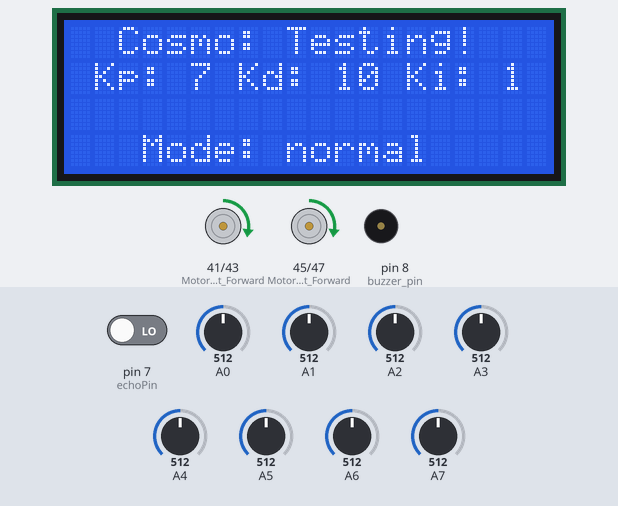
Recording of a sketch running on a simulated Arduino Mega 2560, built with avr-gcc and run on an emulated ATmega2560. Parts: 20×4 character LCD, motor-driver pin pairs drawn as motors (green arrow = first pin HIGH = forward, orange = second pin HIGH = backward, longer = more drive, scaled by the enable pin), buzzer (waves = sounding, pin HIGH). The inputs (shaded band) are chosen by the test bench; at power-on: pin 7 (echoPin) LOW, A0 = 512, A1 = 512, A2 = 512, A3 = 512, A4 = 512, A5 = 512, A6 = 512, A7 = 512. EEPROM starts erased; what the sketch prints to the serial monitor is not drawn.

Above: at 1.6 s.
1.7 s: pin 7 (echoPin) driven HIGH
At 2.8 s:
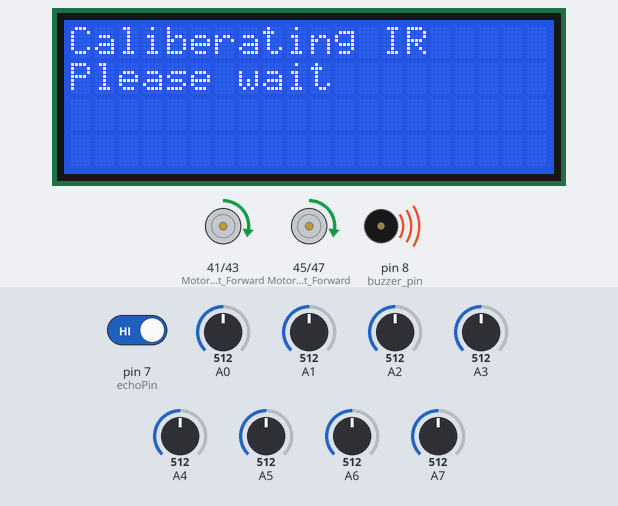
At 33.9 s:
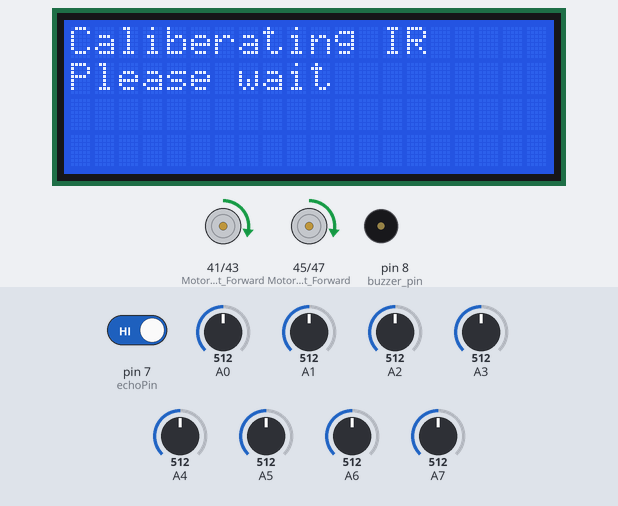
Timing chart, 0 to 35.7 s (numbered marks = the images above; inputs shaded):
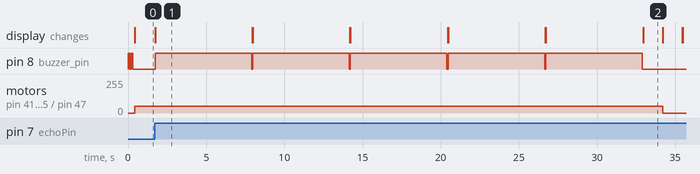

The sketch:

Line_Following_by_Yasiru.ino
```cpp
// THIS IS FIRST AND SIMPLEST WORKING CODE FOR CALIBERATION AND BEND TAKING

#include <Arduino.h>

#include <LiquidCrystal_I2C.h>

#include <PID_v1.h>

#include <EEPROM.h>

// Define the size of the array and the EEPROM address to start writing data
const int arraySize = 8; // Adjust this based on your array size
const int eepromAddress = 0; // EEPROM address where you want to start writing


// Define PID parameters
double Kp = 7;
double Ki = 1.5;
double Kd = 10;

// Initialize PID variables
double prevError = 0;
double integral = 0;
double derivative = 0;

//recorrect
int Ir_thresholds[] = {300, 300, 100, 100, 100, 105, 400, 400};


// Define the setpoint (center of the line)
double setpoint = 512;

// Initialize PID variables
double input, output;
PID pid(&input, &output, &setpoint, Kp, Ki, Kd, DIRECT);


LiquidCrystal_I2C lcd(0x27,20,4);  // set the LCD address to 0x27 for a 16 chars and 2 line display

//define trig pin 6 and echo pin 7
#define trigPin 6
#define echoPin 7

//pushbutton input for caliberation
#define caliberation 7

//pin for buzzer
#define buzzer_pin 8

bool swich = 1;

int now_time = 0;

String mode = "normal";

//IR_array 8 space empty array
int IR_array[8];

int Threshold = 100;

//define right motor enable pin is 3 and left 2
#define ENR 3
#define ENL 2

#define Motor_Right_Forward 41
#define Motor_Right_Backward 43
#define Motor_Left_Forward 45
#define Motor_Left_Backward 47

// defines variables
long duration;
int distance;

// bool Switch = 0; //0 for left ; 1 for right;
int x = 0;

void motor(int motor, int direction);
void caliberate();
void buzzer_beep();
void LCD_initial();

void setup() {

  pinMode(buzzer_pin, OUTPUT);

  //pin 8 is buzzer, tur it on and off for 2 quick beeps
  buzzer_beep();
  delay(100);
  buzzer_beep();


  lcd.init(); // initialize the lcd
  // Print a message to the LCD.
  lcd.backlight();

  LCD_initial();

  //pinmode trig and echo
  pinMode(trigPin, OUTPUT);
  pinMode(echoPin, INPUT);

  //Serial begin
  Serial.begin(9600);

  for (int i = 0; i < 8; i++) {
    Ir_thresholds[i] = EEPROM.read(i)*4;
  }

  Serial.print("int IR_thresholds[] = {");
  for (int i = 0; i < 8; i++){
    Serial.print(Ir_thresholds[i]);
    Serial.print(", ");
  }
  Serial.println("};    ");


  pinMode(Motor_Right_Forward, OUTPUT);
  pinMode(Motor_Right_Backward, OUTPUT);
  pinMode(Motor_Left_Forward, OUTPUT);
  pinMode(Motor_Left_Backward, OUTPUT);


  // Initialize the PID controller
  pid.SetMode(AUTOMATIC);
  pid.SetOutputLimits(-255, 255); // Adjust these limits according to your motor driver

  // Start the PID controller
  pid.SetSampleTime(10); // Update the PID every 10ms


  // digitalWrite(Motor_Right_Forward,1);

  motor(1,1);
  motor(2,1);

  pinMode(caliberation, INPUT);

}

int temp = 0;

void loop() {

  if (digitalRead(caliberation) == 1){
    caliberate();
  }


  //serial print from A0 to A7
   for (int i = 0; i < 8; i++){
    // Serial.print(analogRead(i));
    // Serial.print(" ");
    if (analogRead(i) > Ir_thresholds[i]){
      temp = 1;}
    else{
      temp = 0;}
     IR_array[i] = temp;

   }

//  for (int i = 0; i < 8; i++){
//    Serial.print(IR_array[i]);
//    Serial.print(" ");
//   }
  // Serial.println(" ");

  int array_lit_amount = IR_array[0] + IR_array[1] + IR_array[2] + IR_array[3] + IR_array[4] + IR_array[5] + IR_array[6] + IR_array[7];
  int left_sum = -4*IR_array[0] -3*IR_array[1] -2*IR_array[2] -1*IR_array[3];
  int right_sum = 1*IR_array[4] +2*IR_array[5] +3*IR_array[6] +4*IR_array[7];
  int position = left_sum + right_sum;

   derivative = position - prevError;

  int PID_constant = position*Kp + Kd * derivative;

  prevError = position;


  //Serial.println(position);
  // lcd.setCursor(2,2);
  // lcd.print("The IR weight: ");
  // lcd.print(position);

  int Drive_constant = 50;

  int Left_drive = Drive_constant + PID_constant;
  int Right_drive = Drive_constant - PID_constant;


  if (Left_drive > 255){
    Left_drive = 255;
  }

  if (Left_drive < 0){
    Left_drive = 0;
  }

  if (Right_drive > 255){
    Right_drive = 255;
  }

  if (Right_drive < 0){
    Right_drive = 0;
  }

  // lcd.setCursor(0,3);
  // lcd.print("Right: ");
  // lcd.print(Right_drive);
  // lcd.print(" Left: ");
  // lcd.print(Left_drive);

  //end detection
  if (array_lit_amount >= 6){
    swich = 0;
  }

  if (mode == "normal"){
    //bend detection
    if(right_sum >= 9 && left_sum > -4){
      //breaking
      motor(1,0);
      motor(2,0);
      now_time = millis();
      mode = "bend";

      lcd.setCursor(3,3);
      lcd.print("Mode: ");
      lcd.print(mode);

    }
  }

  if (mode == "bend"){
    //  if(millis() - now_time < 200){
    //   Left_drive = 0;
    //   Right_drive = 0;
    // }else
    if (millis() - now_time < 800){
      motor(1,1);
      motor(2,1);
      Left_drive = 40;
      Right_drive = 40;
    }else{
      buzzer_beep();
      motor(1,0);
      motor(2,1);

      Left_drive = 50;
      Right_drive = 60;
      if (array_lit_amount >= 1){
        delay(50);
        array_lit_amount = IR_array[0] + IR_array[1] + IR_array[2] + IR_array[3] + IR_array[4] + IR_array[5] + IR_array[6] + IR_array[7];
        if (array_lit_amount >= 1){

          Serial.print("bend over");
          mode = "normal";


          lcd.setCursor(3,3);
          lcd.print("Mode: ");
          lcd.print(mode);


          motor(1,1);
          motor(2,1);
        }
      }
    }
  }


  if (swich == 1){
  analogWrite(ENL,Left_drive);
  analogWrite(ENR,Right_drive);
  }else{
  analogWrite(ENL,0);
  analogWrite(ENR,0);
  }

  // analogWrite(ENL,200);
  // analogWrite(ENR,0);


  //Serial.println(IR_array[2]);
  //Serial.println(IR_array[5]);

  // //read the distance from ultrasonic sensor
  // // Clears the trigPin
  // digitalWrite(trigPin, LOW);
  // delayMicroseconds(2);

  // // Sets the trigPin on HIGH state for 10 micro seconds
  // digitalWrite(trigPin, HIGH);
  // delayMicroseconds(10);
  // digitalWrite(trigPin, LOW);

  // // Reads the echoPin, returns the sound wave travel time in microseconds
  // duration = pulseIn(echoPin, HIGH);

  // // Calculating the distance
  // distance= duration*0.034/2;

  // // Prints the distance on the Serial Monitor
  // //Serial.print("Distance: ");
  // //Serial.println(distance);

  // if (distance < 8){
  //   analogWrite(ENL,255);
  //   analogWrite(ENR,255);
  //   motor(1,0);
  //   motor(2,0);
  //   delay(100);
  //   analogWrite(ENL,0);
  //   analogWrite(ENR,0);
  // } else {
  //   analogWrite(ENL,00);
  //   analogWrite(ENR,00);
  //   motor(1,1);
  //   motor(2,1);
  // }

}


void caliberate(){

  lcd.clear();
  lcd.setCursor(0,0);
  lcd.print("Caliberating IR");
  lcd.setCursor(0,1);
  lcd.print("Please wait");

  //make sensor_max_values array of length 8 equal to sensor caliberation array
  int sensor_max_values[8] = {0,0,0,0,0,0,0,0};

  //sensor min values array
  int sensor_min_values[8] = {0,0,0,0,0,0,0,0};

  int now_time_for_caliberation = millis();
  Serial.print("now time for caliberation: ");
  Serial.print(now_time_for_caliberation);
  Serial.print("  millis: ");
  Serial.println(millis());

  while (millis() - now_time_for_caliberation < 5000){
    // Serial.println("Caliberating IR");
    digitalWrite(buzzer_pin,1);

    bool allZeros = true;
    for (int i = 0; i < 8; i++) {
      if (sensor_max_values[i] != 0) {
        allZeros = false;
        break; // No need to continue checking if we find a non-zero value
      }
    }

    if (allZeros){
      for (int i = 0; i < 8; i++){
        sensor_max_values[i] = analogRead(i);
        sensor_min_values[i] = analogRead(i);
      }
    }

    for (int i = 0; i < 8; i++){
      if (analogRead(i) > sensor_max_values[i]){
        sensor_max_values[i] = analogRead(i);
      }
      if (analogRead(i) < sensor_min_values[i]){
        sensor_min_values[i] = analogRead(i);
      }

    }
  }
  Serial.print("int IR_thresholds[] = {");
  for (int i = 0; i < 8; i++){
    Serial.print(sensor_max_values[i]);
    Serial.print(", ");
  }
  Serial.print("};    ");
  Serial.print("int IR_thresholds[] = {");
  for (int i = 0; i < 8; i++){
    Serial.print(sensor_min_values[i]);
    Serial.print(", ");
  }
  Serial.print("};    ");

  for (int i = 0; i < 8; i++){
    Ir_thresholds[i] = (sensor_max_values[i] + sensor_min_values[i])/2;
  }

  Serial.print("int IR_thresholds[] = {");
  for (int i = 0; i < 8; i++){
    Serial.print(Ir_thresholds[i]);
    Serial.print(", ");
  }
  Serial.println("};    ");

  //save the array to eeprom
  for (int i = 0; i < 8; i++) {
    EEPROM.write(i, byte(Ir_thresholds[i]/4));
  }

  delay(1000);

  digitalWrite(buzzer_pin,0);

  LCD_initial();
}

void buzzer_beep(){
  digitalWrite(buzzer_pin,1);
  delay(100);
  digitalWrite(buzzer_pin,0);
}

void motor(int motor, int direction){ // 1 for right ; 2 for left
  if (motor == 1){
    if (direction == 1){
      digitalWrite(Motor_Right_Forward,1);
      digitalWrite(Motor_Right_Backward,0);
    }else{
      digitalWrite(Motor_Right_Forward,0);
      digitalWrite(Motor_Right_Backward,1);
    }
  }else{
    if (direction == 1){
      digitalWrite(Motor_Left_Forward,1);
      digitalWrite(Motor_Left_Backward,0);
    }else{
      digitalWrite(Motor_Left_Forward,0);
      digitalWrite(Motor_Left_Backward,1);
    }
  }
}

void LCD_initial(){

  lcd.setCursor(2,0);
  lcd.print("Cosmo: Testing!");
  lcd.setCursor(2,1);

  lcd.setCursor(1,1);
  lcd.print("Kp: ");
  lcd.print(int(Kp));

  lcd.print(" Kd: ");
  lcd.print(int(Kd));

  lcd.print(" Ki: ");
  lcd.print(int(Ki));

  lcd.setCursor(3,3);
  lcd.print("Mode: ");
  lcd.print(mode);


}
```

Measured:
- after the input at 1.7 s, pin 8 (buzzer_pin): alternates HIGH for 6.2 s and LOW for 0.08 s, starting at once; motor on pin 41 (Motor_Right_Forward) / pin 43 (Motor_Right_Backward), motor on pin 45 (Motor_Left_Forward) / pin 47 (Motor_Left_Backward): forward 50/255 → stopped after 32.5 s; the display: changes at once (image 1)
- what the display in image 1 shows lasts 6.2 s, from 1.7 s to 7.9 s
- what the display in image 2 shows lasts 1.2 s, from 33.0 s to 34.2 s
